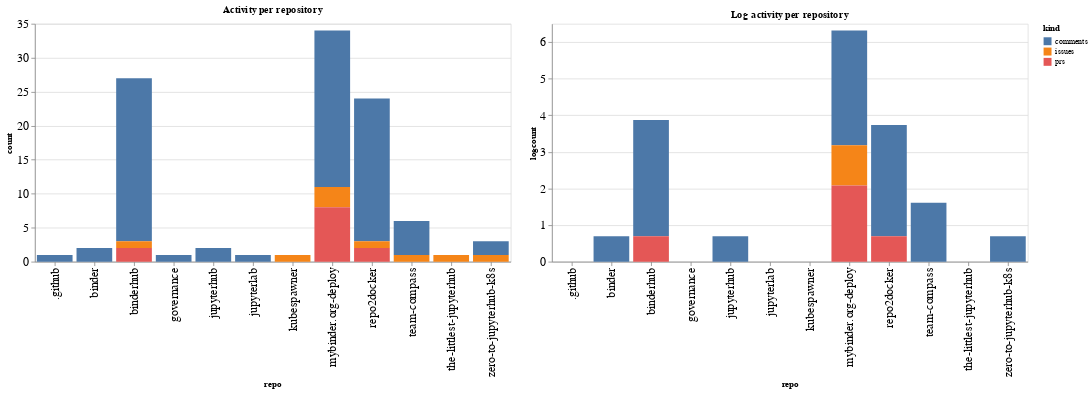

The notebook cell saved with this chart:
### Code cell
ch1 = alt.Chart(repo_summaries, width=600, title="Activity per repository").mark_bar().encode(
    x='repo',
    y='count',
    color='kind',
    tooltip="kind"
)

ch2 = alt.Chart(repo_summaries, width=600, title="Log activity per repository").mark_bar().encode(
    x='repo',
    y='logcount',
    color='kind',
    tooltip="kind"
)

ch1 | ch2

### Figure 1 — Vega-Lite specification as saved in the notebook (floating-point values rounded to 4 significant figures)
{"config": {"axisLeft": {"labelFontSize": 15}, "axisBottom": {"labelFontSize": 15}}, "hconcat": [{"mark": "bar", "encoding": {"color": {"type": "nominal", "field": "kind"}, "tooltip": {"type": "nominal", "field": "kind"}, "x": {"type": "nominal", "field": "repo"}, "y": {"type": "quantitative", "field": "count"}}, "title": "Activity per repository", "width": 600}, {"mark": "bar", "encoding": {"color": {"type": "nominal", "field": "kind"}, "tooltip": {"type": "nominal", "field": "kind"}, "x": {"type": "nominal", "field": "repo"}, "y": {"type": "quantitative", "field": "logcount"}}, "title": "Log activity per repository", "width": 600}], "data": {"name": "data-d4cb79a1c815cad8ff6a106cfa624d51"}, "$schema": "https://vega.github.io/schema/vega-lite/v4.8.1.json", "datasets": {"data-d4cb79a1c815cad8ff6a106cfa624d51": [{"repo": ".github", "kind": "comments", "count": 1, "logcount": 0.0}, {"repo": "binder", "kind": "comments", "count": 2, "logcount": 0.6931}, {"repo": "binderhub", "kind": "comments", "count": 24, "logcount": 3.178}, {"repo": "binderhub", "kind": "issues", "count": 1, "logcount": 0.0}, {"repo": "binderhub", "kind": "prs", "count": 2, "logcount": 0.6931}, {"repo": "governance", "kind": "comments", "count": 1, "logcount": 0.0}, {"repo": "jupyterhub", "kind": "comments", "count": 2, "logcount": 0.6931}, {"repo": "jupyterlab", "kind": "comments", "count": 1, "logcount": 0.0}, {"repo": "kubespawner", "kind": "issues", "count": 1, "logcount": 0.0}, {"repo": "mybinder.org-deploy", "kind": "comments", "count": 23, "logcount": 3.135}, {"repo": "mybinder.org-deploy", "kind": "issues", "count": 3, "logcount": 1.099}, {"repo": "mybinder.org-deploy", "kind": "prs", "count": 8, "logcount": 2.079}, {"repo": "repo2docker", "kind": "comments", "count": 21, "logcount": 3.045}, {"repo": "repo2docker", "kind": "issues", "count": 1, "logcount": 0.0}, {"repo": "repo2docker", "kind": "prs", "count": 2, "logcount": 0.6931}, {"repo": "team-compass", "kind": "comments", "count": 5, "logcount": 1.609}, {"repo": "team-compass", "kind": "issues", "count": 1, "logcount": 0.0}, {"repo": "the-littlest-jupyterhub", "kind": "issues", "count": 1, "logcount": 0.0}, {"repo": "zero-to-jupyterhub-k8s", "kind": "comments", "count": 2, "logcount": 0.6931}, {"repo": "zero-to-jupyterhub-k8s", "kind": "issues", "count": 1, "logcount": 0.0}]}}
